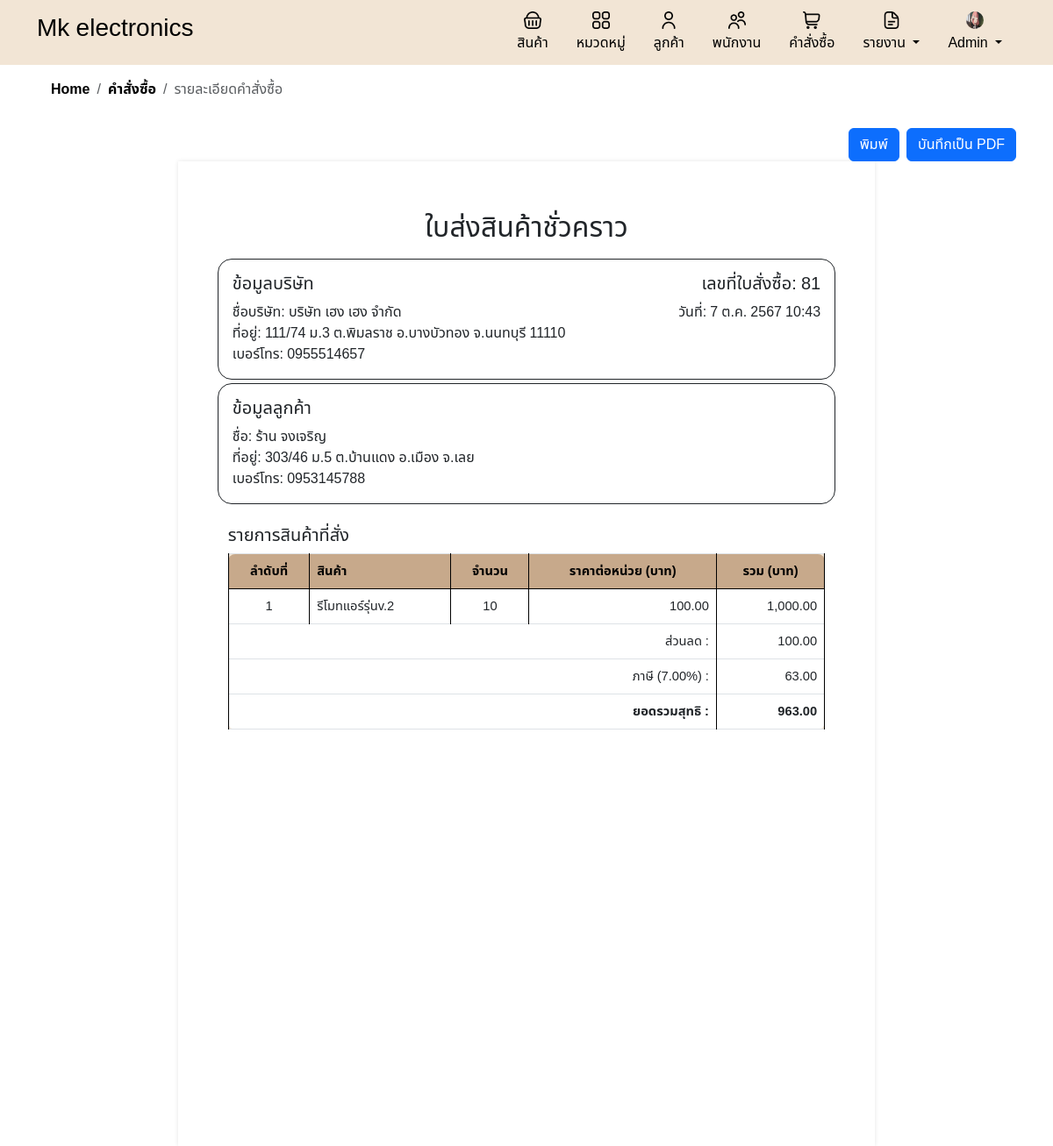
The app's page /detail_order.php?order_id=81 (signed in) with its own data.
### tables this page shows
CREATE TABLE `companies` (
  `company_id` int(11) NOT NULL,
  `company_name` varchar(255) NOT NULL,
  `company_address` varchar(255) DEFAULT NULL,
  `company_phone` varchar(10) DEFAULT NULL,
  `company_email` varchar(100) DEFAULT NULL,
  `profile_image` varchar(255) DEFAULT NULL
);

CREATE TABLE `orders` (
  `order_id` int(11) NOT NULL,
  `customer_id` int(11) NOT NULL,
  `total_price` decimal(10,2) NOT NULL,
  `order_date` timestamp NOT NULL DEFAULT current_timestamp(),
  `company_id` int(11) DEFAULT NULL,
  `discount` decimal(10,2) DEFAULT NULL,
  `tax_rate` decimal(5,2) DEFAULT NULL
);

CREATE TABLE `customers` (
  `customer_id` int(11) NOT NULL,
  `customer_name` varchar(255) NOT NULL,
  `address` varchar(255) DEFAULT NULL,
  `district` varchar(255) DEFAULT NULL,
  `city` varchar(255) DEFAULT NULL,
  `province` varchar(255) DEFAULT NULL,
  `phonenumber` varchar(10) DEFAULT NULL,
  `created_at` timestamp NOT NULL DEFAULT current_timestamp()
);

### inc/functions.php (called while the page is built, shortened)
<?php
function formatThaiDate($timestamp, $short = false) {
    $thai_months = array(
        1 => 'ม.ค.', 'ก.พ.', 'มี.ค.', 'เม.ย.', 'พ.ค.', 'มิ.ย.',
        'ก.ค.', 'ส.ค.', 'ก.ย.', 'ต.ค.', 'พ.ย.', 'ธ.ค.'
    );
    $date = date('j', $timestamp);
    $month = $thai_months[date('n', $timestamp)];
    $year = date('Y', $timestamp) + 543;
    if ($short) {
        return "$date $month";
    } else {
        $time = date('H:i', $timestamp);
        return "$date $month $year $time";
    }
}
?>

### detail_order.php (the view, shortened to what this page needs)
<?php
include 'header.php';
include 'db.php';
include 'inc/links.php';
include 'inc/functions.php';
$order_id = $_GET['order_id'] ?? null;
$company_id = 1;
$sql_company = "SELECT company_name, company_address, company_phone, company_email FROM companies WHERE company_id = ?";
$stmt_company = $conn->prepare($sql_company);
$stmt_company->bind_param("i", $company_id);
$stmt_company->execute();
$result_company = $stmt_company->get_result();
$company = $result_company->fetch_assoc();
$sql_customer = "SELECT customer_name, address, district, city, province, phonenumber FROM customers WHERE customer_id = (SELECT customer_id FROM orders WHERE order_id = ?)";
$stmt_customer = $conn->prepare($sql_customer);
$stmt_customer->bind_param("i", $order_id);
$stmt_customer->execute();
$result_customer = $stmt_customer->get_result();
$customer = $result_customer->fetch_assoc();
$sql_items = "SELECT products.product_name, order_items.quantity, order_items.total_price, order_items.is_cancelled
              FROM order_items
              JOIN products ON order_items.product_id = products.product_id
              WHERE order_id = ?";
$stmt_items = $conn->prepare($sql_items);
$stmt_items->bind_param("i", $order_id);
$stmt_items->execute();
$result_items = $stmt_items->get_result();
$order_items = [];
while ($row = $result_items->fetch_assoc()) {
    $order_items[] = $row;
}
$sql_order = "SELECT order_date, discount, tax_rate FROM orders WHERE order_id = ?";
$stmt_order = $conn->prepare($sql_order);
$stmt_order->bind_param("i", $order_id);
$stmt_order->execute();
$result_order = $stmt_order->get_result();
$order = $result_order->fetch_assoc();
?>
<!DOCTYPE html>
<html lang="th">
<head>
</head>
<body>
    <div class="container">
        <nav aria-label="breadcrumb">
            <ol class="breadcrumb breadcrumb-chevron p-3 rounded-3">
                <li class="breadcrumb-item">
                    <a class="link-body-emphasis fw-semibold text-decoration-none" href="home.php">Home</a>
                </li>
                <li class="breadcrumb-item">
                    <a class="link-body-emphasis fw-semibold text-decoration-none" href="order.php">คำสั่งซื้อ</a>
                </li>
                <li class="breadcrumb-item active" aria-current="page">รายละเอียดคำสั่งซื้อ</li>
            </ol>
        </nav>
        <div class=" no-print text-end">
            <button onclick="window.print()" class="btn btn-primary custom-btn-t me-1">พิมพ์</button>
            <button id="save-pdf" class="btn btn-primary custom-btn">บันทึกเป็น PDF</button>
        </div>
        <div class="a4-container">
            <div class="row mb-2">
                <div class="col-12 text-center">
                    <h2>ใบส่งสินค้าชั่วคราว</h2>
                </div>
            </div>
            <div class="row mb-1">
                <div class="col-12 border border-dark rounded-4 p-3">
                    <div class="row">
                        <div class="col-8">
                            <h5>ข้อมูลบริษัท</h5>
                            ชื่อบริษัท:
                            <?php echo isset($company['company_name']) ? $company['company_name'] : 'ไม่พบข้อมูล'; ?><br>
                            ที่อยู่:
                            <?php echo isset($company['company_address']) ? $company['company_address'] : 'ไม่พบข้อมูล'; ?><br>
                            เบอร์โทร:
                            <?php echo isset($company['company_phone']) ? $company['company_phone'] : 'ไม่พบข้อมูล'; ?>
                        </div>
                        <div class="col-4 text-end">
                            <h5>เลขที่ใบสั่งซื้อ: <?php echo $order_id; ?></h5>
                            <p>วันที่: <?php echo formatThaiDate(strtotime($order['order_date'])); ?></p>
                        </div>
                    </div>
                </div>
            </div>
            <div class="row mb-4">
                <div class="col-12 border border-dark rounded-4 p-3">
                    <h5>ข้อมูลลูกค้า</h5>
                    ชื่อ:
                    <?php echo isset($customer['customer_name']) ? htmlspecialchars($customer['customer_name']) : 'ไม่พบข้อมูล'; ?><br>
                    ที่อยู่:
                    <?php
                    $address = isset($customer['address']) ? htmlspecialchars($customer['address']) : 'ไม่พบข้อมูล';
                    $district = isset($customer['district']) ? htmlspecialchars($customer['district']) : 'ไม่พบข้อมูล';
                    $city = isset($customer['city']) ? htmlspecialchars($customer['city']) : 'ไม่พบข้อมูล';
                    $province = isset($customer['province']) ? htmlspecialchars($customer['province']) : 'ไม่พบข้อมูล';
                    echo $address . ' ' . $district . ' ' . $city . ' ' . $province;
                    ?><br>
                    เบอร์โทร:
                    <?php echo isset($customer['phonenumber']) ? htmlspecialchars($customer['phonenumber']) : 'ไม่พบข้อมูล'; ?>
                </div>
            </div>
            <div class="row">
                <div class="col-12">
                    <h5>รายการสินค้าที่สั่ง</h5>
                    <table class="table table-bordered">
                        <thead>
                            <tr>
                                <th class='text-center'>ลำดับที่</th>
                                <th>สินค้า</th>
                                <th class='text-center'>จำนวน</th>
                                <th class='text-center'>ราคาต่อหน่วย (บาท)</th>
                                <th class='text-center'>รวม (บาท)</th>
                            </tr>
                        </thead>
                        <tbody>
                            <?php if (!empty($order_items)): ?>
                                <?php $index = 1; ?>
                                <?php foreach ($order_items as $item): ?>
                                    <tr>
                                        <td class='text-center'><?php echo $index++; ?></td>
                                        <td><?php echo htmlspecialchars($item["product_name"]); ?></td>
                                        <td class='text-center'><?php echo number_format($item["quantity"]); ?></td>
                                        <td class='text-end'>
                                            <?php echo number_format($item["total_price"] / $item["quantity"], 2); ?>
                                        </td>
                                        <td class='text-end'><?php echo number_format($item["total_price"], 2); ?></td>
                                    </tr>
                                <?php endforeach; ?>
                            <?php else: ?>
                                <tr>
                                    <td colspan="5" class="text-center">ไม่มีรายการสินค้า</td>
                                </tr>
                            <?php endif; ?>
                            <?php
                            $subtotal = !empty($order_items) ? array_sum(array_column($order_items, 'total_price')) : 0;
                            $discount = isset($order['discount']) ? $order['discount'] : 0;
                            $tax_rate = isset($order['tax_rate']) ? $order['tax_rate'] : 7;
                            $discount_amount = ($subtotal * $discount) / 100;
                            $total_after_discount = $subtotal - $discount_amount;
                            $tax_amount = ($total_after_discount * $tax_rate) / 100;
                            $grand_total = $total_after_discount + $tax_amount;
                            ?>
                            <tr>
                                <td colspan="4" class="text-end">ส่วนลด :</td>
                                <td class='text-end'><?php echo number_format($discount_amount, 2); ?></td>
                            </tr>
                            <tr>
                                <td colspan="4" class="text-end">ภาษี (<?php echo $tax_rate; ?>%) :</td>
                                <td class='text-end'><?php echo number_format($tax_amount, 2); ?></td>
                            </tr>
                            <tr>
                                <td colspan="4" class="text-end "><strong>ยอดรวมสุทธิ : </strong></td>
                                <td class='text-end'><strong><?php echo number_format($grand_total, 2); ?></strong></td>
                            </tr>
                        </tbody>
                    </table>
                </div>
            </div>
        </div>
    </div>
</body>
</html>

### header.php (shortened to what this page needs)
<?php
include 'db.php';
$sql = "SELECT profile_image FROM companies WHERE company_id = 1";
$result = $conn->query($sql);
$profile_image = 'default.png';
if ($result->num_rows > 0) {
    $row = $result->fetch_assoc();
    if (!empty($row['profile_image'])) {
        $profile_image = $row['profile_image'];
    }
}
?>
<div class="header-container">
    <div class="container">
        <div class="d-flex flex-wrap align-items-center justify-content-center justify-content-lg-start">
            <a href="home.php"
                class="d-flex align-items-center my-2 my-lg-0 me-lg-auto <?php echo basename($_SERVER['PHP_SELF']) == 'home.php' ? 'text-secondary active' : 'text-black'; ?> text-decoration-none">
                <h3>Mk electronics</h3>
            </a>
            <ul class="nav col-12 col-lg-auto my-2 justify-content-center my-md-0">
                <li>
                    <a href="product.php"
                        class="nav-link <?php echo basename($_SERVER['PHP_SELF']) == 'product.php' ? 'text-secondary active' : 'text-black'; ?>">
                        <img src="image/shopping-basket.png" class="bi d-block mx-auto mb-1 icon" width="20"
                            height="20">
                        สินค้า
                    </a>
                </li>
                <li>
                    <a href="category.php"
                        class="nav-link <?php echo basename($_SERVER['PHP_SELF']) == 'category.php' ? 'text-secondary active' : 'text-black'; ?>">
                        <img src="image/apps.png" class="bi d-block mx-auto mb-1 icon" width="20"
                            height="20">
                        หมวดหมู่
                    </a>
                </li>
                <li>
                    <a href="customer.php"
                        class="nav-link <?php echo basename($_SERVER['PHP_SELF']) == 'customer.php' ? 'text-secondary active' : 'text-black'; ?>">
                        <img src="image/user (1).png" class="bi d-block mx-auto mb-1 icon" width="20" height="20">
                        ลูกค้า
                    </a>
                </li>
                <?php if ($_SESSION['role'] === 'admin'): ?>
                    <li>
                        <a href="employee.php"
                            class="nav-link <?php echo basename($_SERVER['PHP_SELF']) == 'employee.php' ? 'text-secondary active' : 'text-black'; ?>">
                            <img src="image/users.png" class="bi d-block mx-auto mb-1 icon" width="20" height="20">
                            พนักงาน
                        </a>
                    </li>
                <?php endif; ?>
                <li>
                    <a href="order.php"
                        class="nav-link <?php echo basename($_SERVER['PHP_SELF']) == 'order.php' ? 'text-secondary active' : 'text-black'; ?>">
                        <img src="image/shopping-cart.png" class="bi d-block mx-auto mb-1 icon" width="20" height="20">
                        คำสั่งซื้อ
                    </a>
                </li>
                <?php if ($_SESSION['role'] === 'admin'): ?>
                    <li class="nav-item dropdown">
                        <a href="#"
                            class="nav-link dropdown-toggle <?php echo basename($_SERVER['PHP_SELF']) == 'report.php' ? 'text-secondary active' : 'text-black'; ?>"
                            id="dropdownReport" role="button" data-bs-toggle="dropdown" aria-expanded="false">
                            <img src="image/document.png" class="bi d-block mx-auto mb-1 icon" width="20" height="20">
                            รายงาน
                        </a>
                    </li>
                    <li class="nav-item dropdown">
                        <a href="#"
                            class="nav-link dropdown-toggle <?php echo basename($_SERVER['PHP_SELF']) == 'admin.php' ? 'text-secondary active' : 'text-black'; ?>"
                            id="dropdownProfile" role="button" data-bs-toggle="dropdown" aria-expanded="false">
                            <img src="uploads/<?php echo htmlspecialchars($profile_image); ?>"
                                class="bi d-block mx-auto mb-1 icon rounded-circle" width="20" height="20"
                                alt="Profile Image">
                            <?php echo ($_SESSION['role'] === 'admin') ? 'Admin' : 'User'; ?>
                        </a>
                    </li>
                <?php endif; ?>
            </ul>
        </div>
    </div>
</div>
</body>
</html>

### style.css (style rules this page uses)
* { font-family: "Noto Sans Thai", sans-serif; }
html { overflow-y: scroll; }
body { font-family: "Noto Sans Thai", sans-serif; background-color: #ffffff; }
.header-container { width: 100%; background-color: #F2E5D5; padding: 5px; }
.table { width: 100%; margin-bottom: 1rem; color: #212529; background-color: #F2E5D5; overflow: hidden; }
.table td, .table th { background-color: #F2E5D5; border-color: #7e7e7e; }
.table th, .table td { padding: 0.75rem; vertical-align: top; border-top: 1px solid #ffffff; text-align: left; }
.table thead th { vertical-align: bottom; border-bottom: 1px solid #000000; background-color: #C7A98B; color: #000; }
.table thead th:first-child { border-top-left-radius: 8px; }
.table thead th:last-child { border-top-right-radius: 8px; }
.table tbody tr:last-child td:first-child { border-bottom-left-radius: 8px; }
.table tbody tr:last-child td:last-child { border-bottom-right-radius: 8px; }
.custom-btn { background-color: #ffffff; color: #000000; border: 2px solid #C7A98B; }
.custom-btn-t { background-color: #C7A98B; color: #000000; border: none; }
body { margin-bottom: 20px; padding: 0; background-color: #f8f9fa; }
.a4-container { width: 210mm; min-height: 297mm; margin: auto; background-color: white; padding: 15mm; box-shadow: 0 0 5px rgba(0, 0, 0, 0.1); }
.table th, .table td { vertical-align: middle; }
html, body { height: 100%; }
.table-bordered { width: 100%; background-color: #F2E5D5; overflow: hidden; font-size: 11pt; }
.table-bordered th, .table-bordered td { border: 1px solid #000000; border-right: 1px solid #000000; }
.table-bordered thead th { background-color: #C7A98B; color: #000000; }
.table-bordered th { padding: 0.75rem; }
.table-bordered td { padding: 0.5rem; }

### records on screen
companies: profile_image (picture), company_name "บริษัท เฮง เฮง จำกัด", company_address "111/74 ม.3 ต.พิมลราช อ.บางบัวทอง จ.นนทบุรี 11110", company_phone "0955514657"
orders: order_date "7 ต.ค. 2567 10:43", discount "100.00", tax_rate "7.00", tax_amount "63.00", grand_total "963.00"
customers: customer_name "ร้าน จงเจริญ", address "303/46 ม.5", district "ต.บ้านแดง", city "อ.เมือง", province "จ.เลย", phonenumber "0953145788"

### other values on screen
$order_id "81"
$item["product_name"] "รีโมทแอร์รุ่นv.2"
$item["quantity"] "10"
$item["total_price"] / $item["quantity"] "100.00"
$item["total_price"] "1,000.00"
